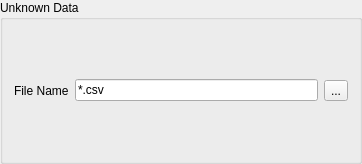
<?xml version="1.0" encoding="UTF-8"?>
<ui version="4.0">
 <class>unknown_data</class>
 <widget class="QGroupBox" name="unknown_data">
  <property name="geometry">
   <rect>
    <x>0</x>
    <y>0</y>
    <width>362</width>
    <height>164</height>
   </rect>
  </property>
  <property name="windowTitle">
   <string>GroupBox</string>
  </property>
  <property name="title">
   <string>Unknown Data</string>
  </property>
  <layout class="QHBoxLayout" name="horizontalLayout">
   <item>
    <widget class="QLabel" name="unknown_data_label">
     <property name="text">
      <string>File Name</string>
     </property>
    </widget>
   </item>
   <item>
    <widget class="QLineEdit" name="unknown_data_line_edit">
     <property name="text">
      <string extracomment="Make this change whenever a new file is selected">*.csv</string>
     </property>
     <property name="readOnly">
      <bool>true</bool>
     </property>
    </widget>
   </item>
   <item>
    <widget class="QToolButton" name="unknown_data_button">
     <property name="text">
      <string>...</string>
     </property>
    </widget>
   </item>
  </layout>
 </widget>
 <resources/>
 <connections/>
</ui>
